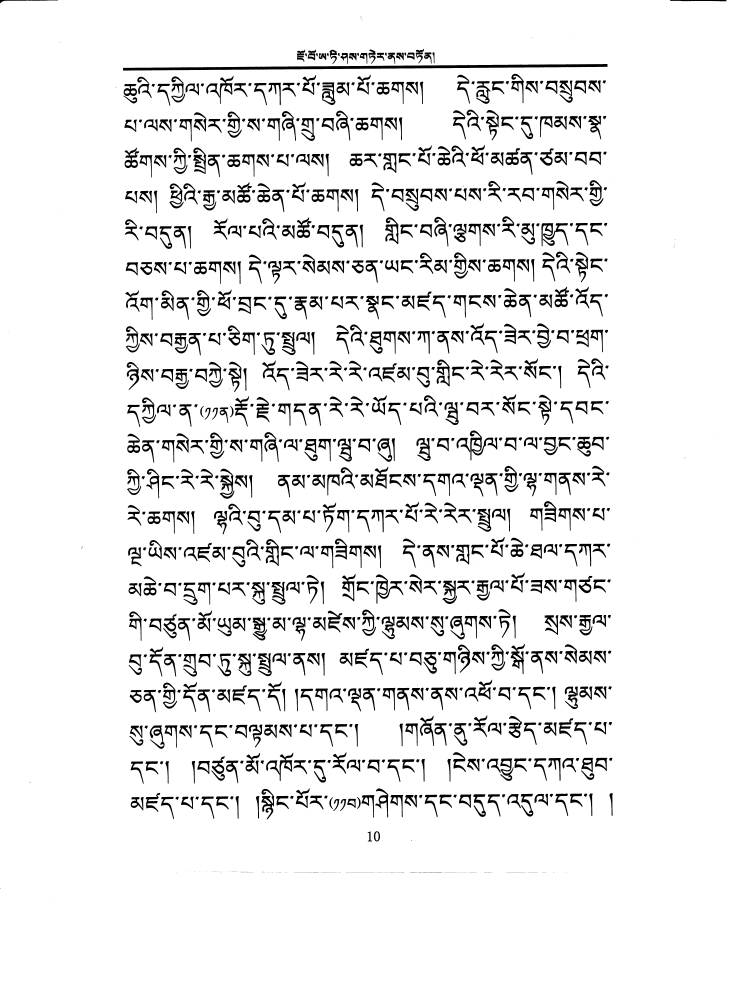
#> input picture papaer_pic/tt.png, 5100 x 7014 px (shown at 1/7 size)
$ python text_area_seg.py   (older library calls are emulated)
#> lines starting #> are read from the running program, lines starting #| are printed output that depends on the picture; after the words box and inside, x2 and y2 are one past the last pixel; in counts of white or black regions, pixels touching at a corner belong together
# coding:utf-8

import numpy as np
from skimage import io
import matplotlib.pyplot as plt
from matplotlib.patches import Rectangle

img = io.imread("tt.png", as_grey=True)
#> img: shape (7014, 5100) bool; 92.6% white; 1423 black regions (465 under 20 px), largest, box (x1, y1, x2, y2) and area: (861, 448, 4253, 494) 66449, (3289, 3013, 3481, 3224) 10599, (2631, 4021, 2824, 4226) 9993
# 图片的大小

rows,cols = img.shape
#> rows = 7014; cols = 5100
h_profile = np.sum(np.where(img >= 0.99, 0, 1), axis=1) / 7
#> h_profile = 7014 values, max 360.1 at index 468, min 0 at index 25, mean 53.86
v_profile = np.sum(np.where(img >= 0.99, 0, 1), axis=0) / 7
#> v_profile = 5100 values, max 179.1 at index 952, min 0 at index 406, mean 74.07


# DPI设为100时候，即为原图的大小
DPI = 600

# 根据图像的真实大小计算figsize
figsize = cols/ DPI ,rows / DPI
#> figsize = (8.5, 11.69)
fig = plt.figure(figsize=figsize)
# 使用 [0,0,1,1] 屏蔽边框以及将图像填满整个区域
ax = fig.add_axes([0, 0, 1, 1])
# 起始坐标290,341 宽度84，高度46，笔画宽度为3

# 注意一定要先绘制图，然后再绘制Rectangle
ax.set_frame_on(False)
ax.imshow(img,cmap="gray")
ax.fill_between(h_profile,0,np.arange(len(h_profile)),color="blue",alpha=0.7)
ax.fill_between(np.arange(len(v_profile)),0,v_profile,color="blue",alpha=0.7)
# plt.show()
# 保存绘图到文件当中 .jpg .png .tif .svg
fig.savefig("test.png")
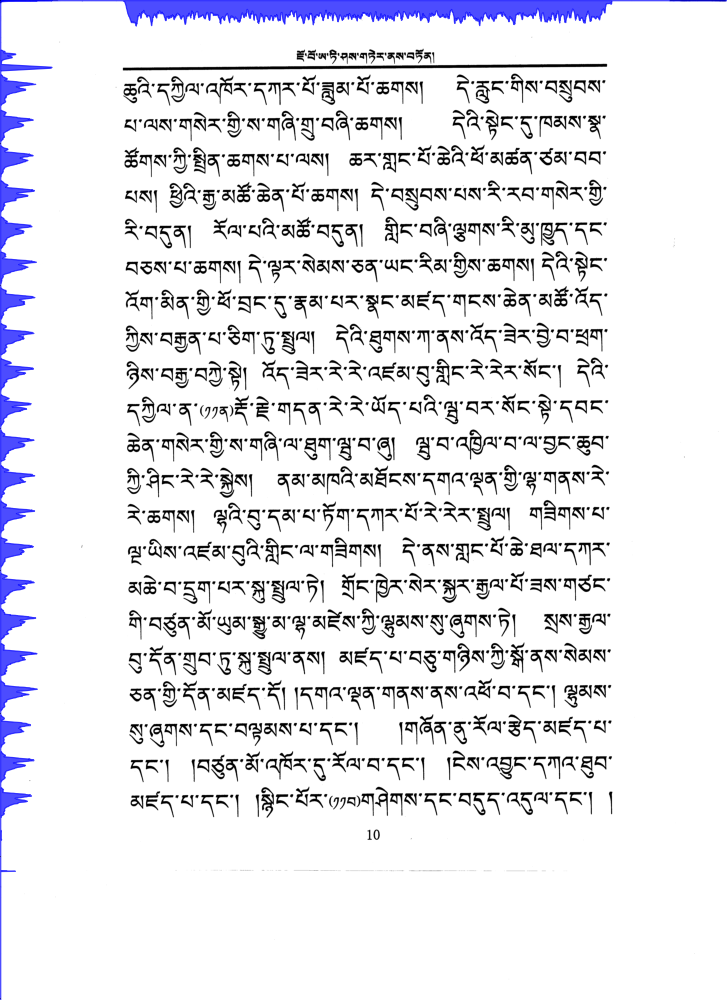
#> figure drawn by matplotlib, 1 panel

$ run again, with papaer_pic/char_seg_2.png copied over papaer_pic/tt.png
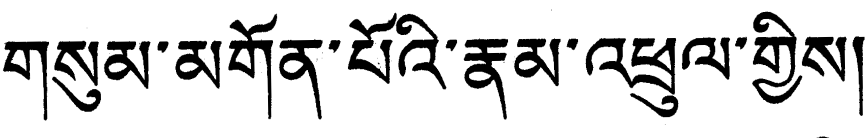
#> input picture papaer_pic/char_seg_2.png, 1734 x 276 px (shown at 1/2 size)
#> img is the input picture: shape (276, 1734) float64; min 0, max 1, mean 0.844
#> h_profile = 276 values, max 181.3 at index 88, min 0 at index 0, mean 42.57
#> v_profile = 1734 values, max 25.29 at index 539, min 0 at index 0, mean 6.78
#> `fig.savefig("test.png")`:
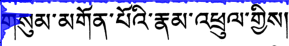
#> figure drawn by matplotlib, 1 panel

$ run again, with papaer_pic/tt2.png copied over papaer_pic/tt.png
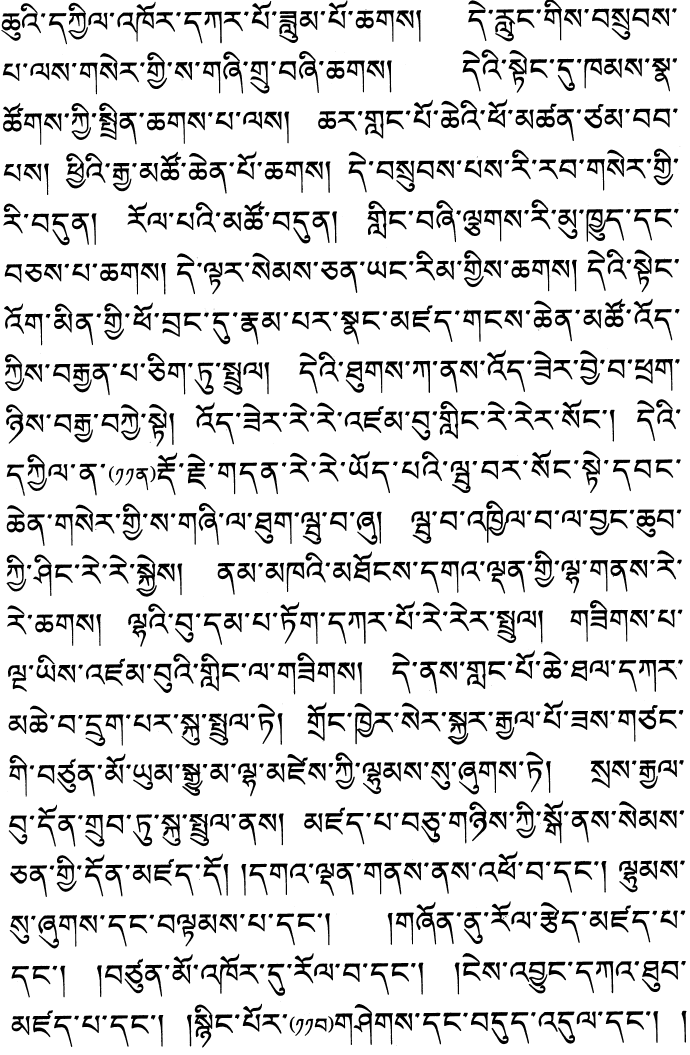
#> input picture papaer_pic/tt2.png, 3448 x 5272 px (shown at 1/5 size)
#> img: shape (5272, 3448) float64; values 0 (black) and 1 (white), 86% white; 1189 black regions (287 under 20 px), largest, box (x1, y1, x2, y2) and area: (2431, 2503, 2623, 2715) 10644, (1773, 3515, 1966, 3721) 10005, (681, 2772, 784, 2984) 8569
#> h_profile = 5272 values, max 257.7 at index 4329, min 0 at index 221, mean 69.13
#> v_profile = 3448 values, max 177.1 at index 95, min 0 at index 0, mean 105.7
#> `fig.savefig("test.png")`:
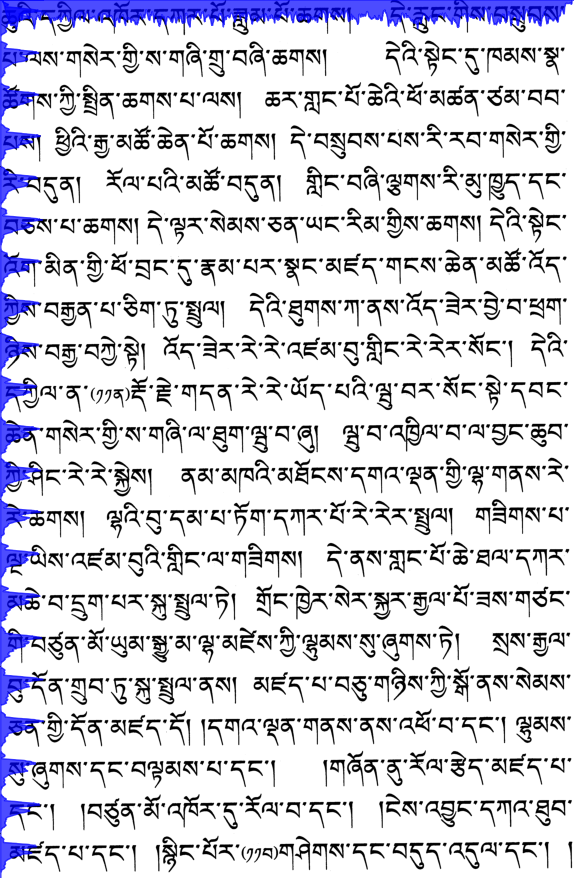
#> figure drawn by matplotlib, 1 panel

$ run again, with papaer_pic/test.tif saved as papaer_pic/tt.png
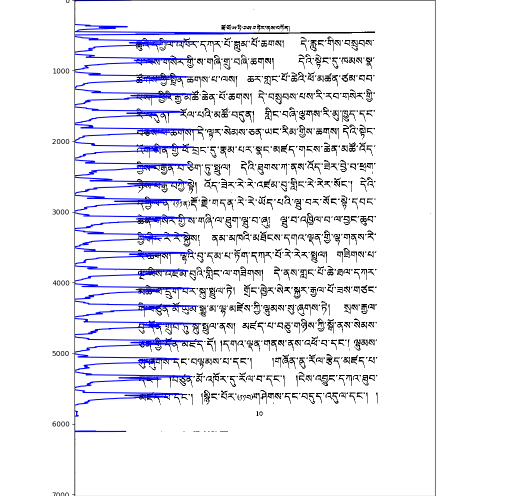
#> input picture papaer_pic/test.tif, 1019 x 991 px (shown at 1/2 size)
#> `img = io.imread("tt.png", as_grey=True)`:
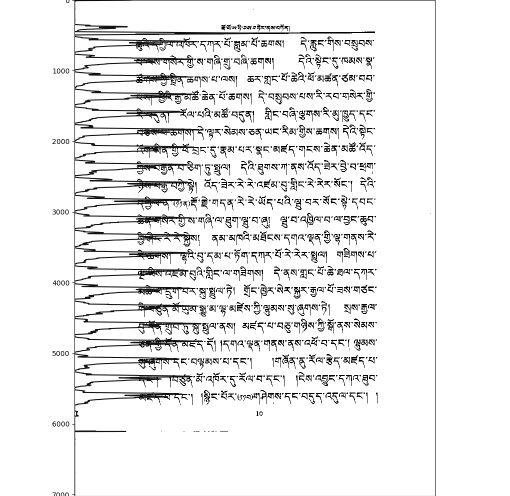
#> img: shape (991, 1019) float64 (shown at 1/2 size); min 0, max 1, mean 0.922
#> h_profile = 991 values, max 106.1 at index 990, min 0.857 at index 6, mean 13.73
#> v_profile = 1019 values, max 141.6 at index 148, min 0 at index 0, mean 13.35
#> `fig.savefig("test.png")`:
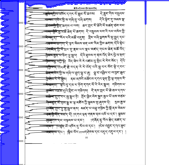
#> figure drawn by matplotlib, 1 panel
